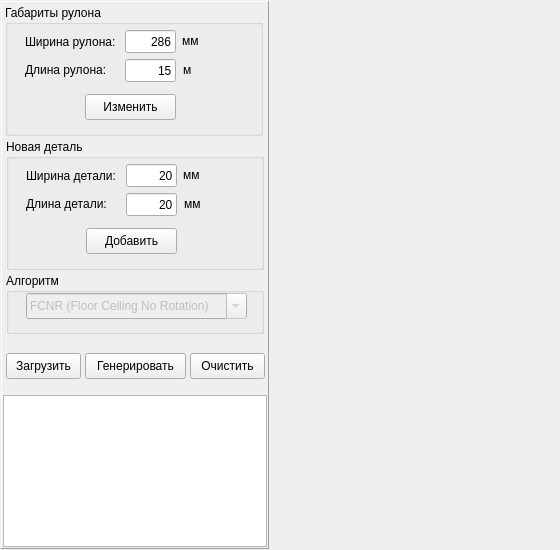
<?xml version="1.0" encoding="UTF-8"?>
<ui version="4.0">
 <class>MainWindow</class>
 <widget class="QMainWindow" name="MainWindow">
  <property name="geometry">
   <rect>
    <x>0</x>
    <y>0</y>
    <width>560</width>
    <height>550</height>
   </rect>
  </property>
  <property name="minimumSize">
   <size>
    <width>560</width>
    <height>550</height>
   </size>
  </property>
  <property name="windowTitle">
   <string>Упаковка прямоугольников</string>
  </property>
  <widget class="QWidget" name="centralWidget">
   <property name="minimumSize">
    <size>
     <width>500</width>
     <height>550</height>
    </size>
   </property>
   <layout class="QHBoxLayout" name="horizontalLayout_2">
    <property name="spacing">
     <number>2</number>
    </property>
    <property name="leftMargin">
     <number>1</number>
    </property>
    <property name="topMargin">
     <number>1</number>
    </property>
    <property name="rightMargin">
     <number>1</number>
    </property>
    <property name="bottomMargin">
     <number>1</number>
    </property>
    <item>
     <widget class="QFrame" name="frame">
      <property name="minimumSize">
       <size>
        <width>268</width>
        <height>0</height>
       </size>
      </property>
      <property name="maximumSize">
       <size>
        <width>268</width>
        <height>16777215</height>
       </size>
      </property>
      <property name="frameShape">
       <enum>QFrame::Panel</enum>
      </property>
      <property name="frameShadow">
       <enum>QFrame::Raised</enum>
      </property>
      <layout class="QVBoxLayout" name="verticalLayout">
       <property name="spacing">
        <number>2</number>
       </property>
       <property name="leftMargin">
        <number>1</number>
       </property>
       <property name="topMargin">
        <number>1</number>
       </property>
       <property name="rightMargin">
        <number>1</number>
       </property>
       <property name="bottomMargin">
        <number>1</number>
       </property>
       <item>
        <widget class="QWidget" name="widget_left_top" native="true">
         <property name="minimumSize">
          <size>
           <width>0</width>
           <height>390</height>
          </size>
         </property>
         <widget class="QPushButton" name="pushButton_rects_load">
          <property name="geometry">
           <rect>
            <x>3</x>
            <y>350</y>
            <width>75</width>
            <height>26</height>
           </rect>
          </property>
          <property name="text">
           <string>Загрузить</string>
          </property>
         </widget>
         <widget class="QGroupBox" name="groupBox">
          <property name="geometry">
           <rect>
            <x>2</x>
            <y>2</y>
            <width>258</width>
            <height>131</height>
           </rect>
          </property>
          <property name="title">
           <string>Габариты рулона</string>
          </property>
          <widget class="QLabel" name="label_met_w">
           <property name="geometry">
            <rect>
             <x>20</x>
             <y>29</y>
             <width>91</width>
             <height>16</height>
            </rect>
           </property>
           <property name="text">
            <string>&lt;html&gt;&lt;head/&gt;&lt;body&gt;&lt;p&gt;Ширина рулона:&lt;/p&gt;&lt;/body&gt;&lt;/html&gt;</string>
           </property>
          </widget>
          <widget class="QLabel" name="label_met_h">
           <property name="geometry">
            <rect>
             <x>20</x>
             <y>57</y>
             <width>81</width>
             <height>16</height>
            </rect>
           </property>
           <property name="text">
            <string>Длина рулона:</string>
           </property>
          </widget>
          <widget class="QLabel" name="label_met_h_dis">
           <property name="geometry">
            <rect>
             <x>178</x>
             <y>57</y>
             <width>16</width>
             <height>16</height>
            </rect>
           </property>
           <property name="contextMenuPolicy">
            <enum>Qt::DefaultContextMenu</enum>
           </property>
           <property name="text">
            <string>м</string>
           </property>
          </widget>
          <widget class="QPushButton" name="pushButton_met_set">
           <property name="geometry">
            <rect>
             <x>80</x>
             <y>89</y>
             <width>91</width>
             <height>26</height>
            </rect>
           </property>
           <property name="text">
            <string>Изменить</string>
           </property>
          </widget>
          <widget class="QLineEdit" name="lineEdit_met_w_value">
           <property name="geometry">
            <rect>
             <x>120</x>
             <y>25</y>
             <width>51</width>
             <height>23</height>
            </rect>
           </property>
           <property name="layoutDirection">
            <enum>Qt::LeftToRight</enum>
           </property>
           <property name="text">
            <string>286</string>
           </property>
           <property name="alignment">
            <set>Qt::AlignRight|Qt::AlignTrailing|Qt::AlignVCenter</set>
           </property>
          </widget>
          <widget class="QLabel" name="label_met_w_dis">
           <property name="geometry">
            <rect>
             <x>177</x>
             <y>28</y>
             <width>21</width>
             <height>16</height>
            </rect>
           </property>
           <property name="text">
            <string>мм</string>
           </property>
          </widget>
          <widget class="QLineEdit" name="lineEdit_met_h_value">
           <property name="geometry">
            <rect>
             <x>120</x>
             <y>54</y>
             <width>51</width>
             <height>23</height>
            </rect>
           </property>
           <property name="text">
            <string>15</string>
           </property>
           <property name="alignment">
            <set>Qt::AlignRight|Qt::AlignTrailing|Qt::AlignVCenter</set>
           </property>
          </widget>
         </widget>
         <widget class="QPushButton" name="pushButton_rects_clear">
          <property name="geometry">
           <rect>
            <x>187</x>
            <y>350</y>
            <width>75</width>
            <height>26</height>
           </rect>
          </property>
          <property name="text">
           <string>Очистить</string>
          </property>
         </widget>
         <widget class="QGroupBox" name="groupBox_new_reqt">
          <property name="geometry">
           <rect>
            <x>3</x>
            <y>136</y>
            <width>258</width>
            <height>131</height>
           </rect>
          </property>
          <property name="title">
           <string>Новая деталь</string>
          </property>
          <widget class="QLabel" name="label_rect_w">
           <property name="geometry">
            <rect>
             <x>20</x>
             <y>29</y>
             <width>91</width>
             <height>16</height>
            </rect>
           </property>
           <property name="text">
            <string>Ширина детали:</string>
           </property>
          </widget>
          <widget class="QLabel" name="label_rect_h">
           <property name="geometry">
            <rect>
             <x>20</x>
             <y>57</y>
             <width>91</width>
             <height>16</height>
            </rect>
           </property>
           <property name="text">
            <string>Длина детали:</string>
           </property>
          </widget>
          <widget class="QLabel" name="label_rect_h_dis">
           <property name="geometry">
            <rect>
             <x>178</x>
             <y>57</y>
             <width>16</width>
             <height>16</height>
            </rect>
           </property>
           <property name="text">
            <string>мм</string>
           </property>
          </widget>
          <widget class="QLineEdit" name="lineEdit_rect_h_value">
           <property name="geometry">
            <rect>
             <x>120</x>
             <y>54</y>
             <width>51</width>
             <height>23</height>
            </rect>
           </property>
           <property name="text">
            <string>20</string>
           </property>
           <property name="alignment">
            <set>Qt::AlignRight|Qt::AlignTrailing|Qt::AlignVCenter</set>
           </property>
          </widget>
          <widget class="QLineEdit" name="lineEdit_rect_w_value">
           <property name="geometry">
            <rect>
             <x>120</x>
             <y>25</y>
             <width>51</width>
             <height>23</height>
            </rect>
           </property>
           <property name="layoutDirection">
            <enum>Qt::LeftToRight</enum>
           </property>
           <property name="text">
            <string>20</string>
           </property>
           <property name="alignment">
            <set>Qt::AlignRight|Qt::AlignTrailing|Qt::AlignVCenter</set>
           </property>
          </widget>
          <widget class="QLabel" name="label_rect_w_dis">
           <property name="geometry">
            <rect>
             <x>177</x>
             <y>28</y>
             <width>21</width>
             <height>16</height>
            </rect>
           </property>
           <property name="text">
            <string>мм</string>
           </property>
          </widget>
          <widget class="QPushButton" name="pushButton_rect_set">
           <property name="geometry">
            <rect>
             <x>80</x>
             <y>89</y>
             <width>91</width>
             <height>26</height>
            </rect>
           </property>
           <property name="text">
            <string>Добавить</string>
           </property>
          </widget>
         </widget>
         <widget class="QGroupBox" name="groupBox_2">
          <property name="geometry">
           <rect>
            <x>3</x>
            <y>270</y>
            <width>258</width>
            <height>61</height>
           </rect>
          </property>
          <property name="title">
           <string>Алгоритм</string>
          </property>
          <widget class="QComboBox" name="comboBox_algo">
           <property name="enabled">
            <bool>false</bool>
           </property>
           <property name="geometry">
            <rect>
             <x>20</x>
             <y>20</y>
             <width>221</width>
             <height>26</height>
            </rect>
           </property>
           <property name="editable">
            <bool>true</bool>
           </property>
           <property name="currentText">
            <string>FCNR (Floor Ceiling No Rotation)</string>
           </property>
           <property name="maxVisibleItems">
            <number>5</number>
           </property>
          </widget>
         </widget>
         <widget class="QPushButton" name="pushButton_rects_generate">
          <property name="geometry">
           <rect>
            <x>82</x>
            <y>350</y>
            <width>101</width>
            <height>26</height>
           </rect>
          </property>
          <property name="text">
           <string>Генерировать</string>
          </property>
         </widget>
        </widget>
       </item>
       <item>
        <widget class="QTableView" name="tableView"/>
       </item>
      </layout>
     </widget>
    </item>
    <item>
     <widget class="QWidget" name="widget_viz" native="true">
      <property name="minimumSize">
       <size>
        <width>288</width>
        <height>0</height>
       </size>
      </property>
      <property name="autoFillBackground">
       <bool>false</bool>
      </property>
     </widget>
    </item>
   </layout>
  </widget>
 </widget>
 <layoutdefault spacing="6" margin="11"/>
 <tabstops>
  <tabstop>lineEdit_met_w_value</tabstop>
  <tabstop>lineEdit_met_h_value</tabstop>
  <tabstop>pushButton_met_set</tabstop>
  <tabstop>lineEdit_rect_w_value</tabstop>
  <tabstop>lineEdit_rect_h_value</tabstop>
  <tabstop>pushButton_rect_set</tabstop>
  <tabstop>comboBox_algo</tabstop>
  <tabstop>pushButton_rects_load</tabstop>
  <tabstop>pushButton_rects_clear</tabstop>
  <tabstop>tableView</tabstop>
 </tabstops>
 <resources/>
 <connections/>
</ui>
